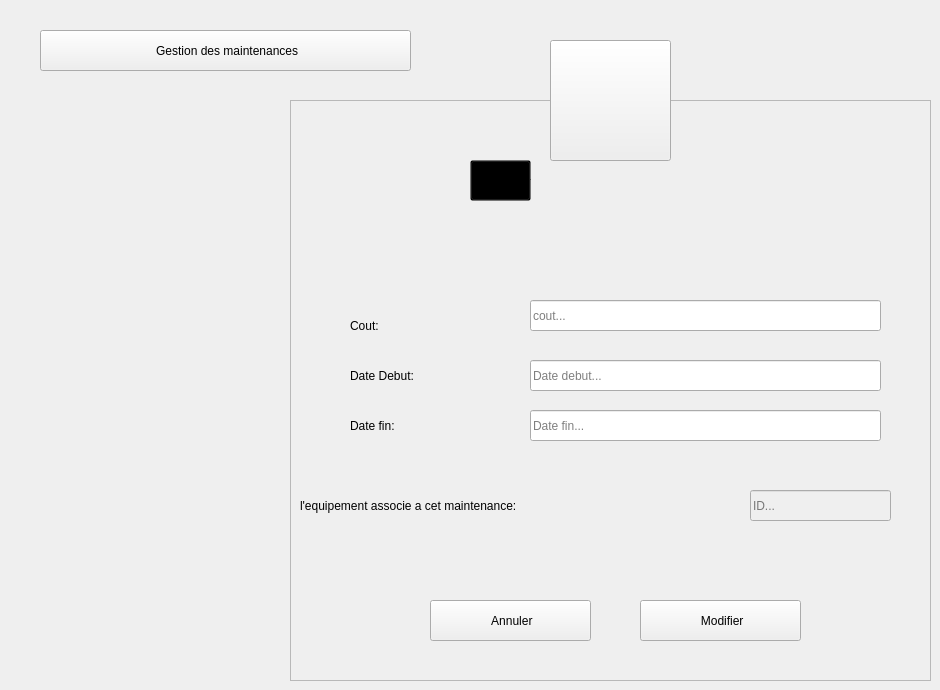
    <widget class="QWidget" name="Modifier_maintenance">
     <widget class="QFrame" name="frame_9">
      <property name="geometry">
       <rect>
        <x>290</x>
        <y>100</y>
        <width>641</width>
        <height>581</height>
       </rect>
      </property>
      <property name="styleSheet">
       <string notr="true"/>
      </property>
      <property name="frameShape">
       <enum>QFrame::StyledPanel</enum>
      </property>
      <property name="frameShadow">
       <enum>QFrame::Raised</enum>
      </property>
      <widget class="QLabel" name="L_ModifierAffaire">
       <property name="geometry">
        <rect>
         <x>230</x>
         <y>59</y>
         <width>281</width>
         <height>41</height>
        </rect>
       </property>
       <property name="font">
        <font>
         <family>century gothic</family>
         <pointsize>-1</pointsize>
         <weight>75</weight>
         <bold>true</bold>
        </font>
       </property>
       <property name="styleSheet">
        <string notr="true">background: transparent;</string>
       </property>
       <property name="text">
        <string>Modifier maintenance</string>
       </property>
      </widget>
      <widget class="QLabel" name="L_MDateAffaire">
       <property name="geometry">
        <rect>
         <x>60</x>
         <y>310</y>
         <width>121</width>
         <height>31</height>
        </rect>
       </property>
       <property name="styleSheet">
        <string notr="true">background: transparent;</string>
       </property>
       <property name="text">
        <string>Date fin:</string>
       </property>
      </widget>
      <widget class="QLabel" name="L_MLocalAffaire">
       <property name="geometry">
        <rect>
         <x>60</x>
         <y>210</y>
         <width>151</width>
         <height>31</height>
        </rect>
       </property>
       <property name="styleSheet">
        <string notr="true">background: transparent;</string>
       </property>
       <property name="text">
        <string>Cout:</string>
       </property>
      </widget>
      <widget class="QLineEdit" name="LE_MDateDebut">
       <property name="geometry">
        <rect>
         <x>240</x>
         <y>260</y>
         <width>351</width>
         <height>31</height>
        </rect>
       </property>
       <property name="placeholderText">
        <string>Date debut...</string>
       </property>
      </widget>
      <widget class="QLineEdit" name="LE_MCout">
       <property name="geometry">
        <rect>
         <x>240</x>
         <y>200</y>
         <width>351</width>
         <height>31</height>
        </rect>
       </property>
       <property name="placeholderText">
        <string>cout...</string>
       </property>
      </widget>
      <widget class="QPushButton" name="B_MConfirmerMaintenance">
       <property name="geometry">
        <rect>
         <x>350</x>
         <y>500</y>
         <width>161</width>
         <height>41</height>
        </rect>
       </property>
       <property name="cursor">
        <cursorShape>PointingHandCursor</cursorShape>
       </property>
       <property name="text">
        <string> Modifier</string>
       </property>
       <property name="icon">
        <iconset resource="ressource.qrc">
         <normaloff>:/ressource/image/confirm.png</normaloff>:/ressource/image/confirm.png</iconset>
       </property>
       <property name="iconSize">
        <size>
         <width>20</width>
         <height>20</height>
        </size>
       </property>
      </widget>
      <widget class="QPushButton" name="B_MAnnulerMaintenance">
       <property name="geometry">
        <rect>
         <x>140</x>
         <y>500</y>
         <width>161</width>
         <height>41</height>
        </rect>
       </property>
       <property name="cursor">
        <cursorShape>PointingHandCursor</cursorShape>
       </property>
       <property name="text">
        <string> Annuler</string>
       </property>
       <property name="icon">
        <iconset resource="ressource.qrc">
         <normaloff>:/ressource/image/close.png</normaloff>:/ressource/image/close.png</iconset>
       </property>
       <property name="iconSize">
        <size>
         <width>16</width>
         <height>16</height>
        </size>
       </property>
      </widget>
      <widget class="QToolButton" name="toolButton_11">
       <property name="geometry">
        <rect>
         <x>180</x>
         <y>60</y>
         <width>61</width>
         <height>41</height>
        </rect>
       </property>
       <property name="styleSheet">
        <string notr="true">background: transparent;</string>
       </property>
       <property name="text">
        <string/>
       </property>
       <property name="icon">
        <iconset>
         <normaloff>:/Recources/Images/edit-property.png</normaloff>:/Recources/Images/edit-property.png</iconset>
       </property>
       <property name="iconSize">
        <size>
         <width>35</width>
         <height>35</height>
        </size>
       </property>
      </widget>
      <widget class="QLabel" name="L_MDateAffaire_2">
       <property name="geometry">
        <rect>
         <x>60</x>
         <y>260</y>
         <width>121</width>
         <height>31</height>
        </rect>
       </property>
       <property name="styleSheet">
        <string notr="true">background: transparent;</string>
       </property>
       <property name="text">
        <string>Date Debut:</string>
       </property>
      </widget>
      <widget class="QLineEdit" name="LE_MDatefin">
       <property name="geometry">
        <rect>
         <x>240</x>
         <y>310</y>
         <width>351</width>
         <height>31</height>
        </rect>
       </property>
       <property name="placeholderText">
        <string>Date fin...</string>
       </property>
      </widget>
      <widget class="QLabel" name="L_ACinIntAffaire">
       <property name="geometry">
        <rect>
         <x>10</x>
         <y>390</y>
         <width>441</width>
         <height>31</height>
        </rect>
       </property>
       <property name="styleSheet">
        <string notr="true">background: transparent;</string>
       </property>
       <property name="text">
        <string>l'equipement associe a cet maintenance:</string>
       </property>
      </widget>
      <widget class="QLineEdit" name="LE_MIDEquipement">
       <property name="enabled">
        <bool>false</bool>
       </property>
       <property name="geometry">
        <rect>
         <x>460</x>
         <y>390</y>
         <width>141</width>
         <height>31</height>
        </rect>
       </property>
       <property name="placeholderText">
        <string>ID...</string>
       </property>
      </widget>
     </widget>
     <widget class="QToolButton" name="toolButton_10">
      <property name="geometry">
       <rect>
        <x>550</x>
        <y>40</y>
        <width>121</width>
        <height>121</height>
       </rect>
      </property>
      <property name="styleSheet">
       <string notr="true"/>
      </property>
      <property name="text">
       <string/>
      </property>
      <property name="icon">
       <iconset resource="ressource.qrc">
        <normaloff>:/ressource/image/tools.png</normaloff>:/ressource/image/tools.png</iconset>
      </property>
      <property name="iconSize">
       <size>
        <width>64</width>
        <height>64</height>
       </size>
      </property>
     </widget>
     <widget class="QPushButton" name="B_BackToGestionmaintenance_6">
      <property name="geometry">
       <rect>
        <x>40</x>
        <y>30</y>
        <width>371</width>
        <height>41</height>
       </rect>
      </property>
      <property name="cursor">
       <cursorShape>PointingHandCursor</cursorShape>
      </property>
      <property name="text">
       <string> Gestion des maintenances</string>
      </property>
      <property name="icon">
       <iconset resource="ressource.qrc">
        <normaloff>:/ressource/image/back-arrow.png</normaloff>:/ressource/image/back-arrow.png</iconset>
      </property>
     </widget>
    </widget>
